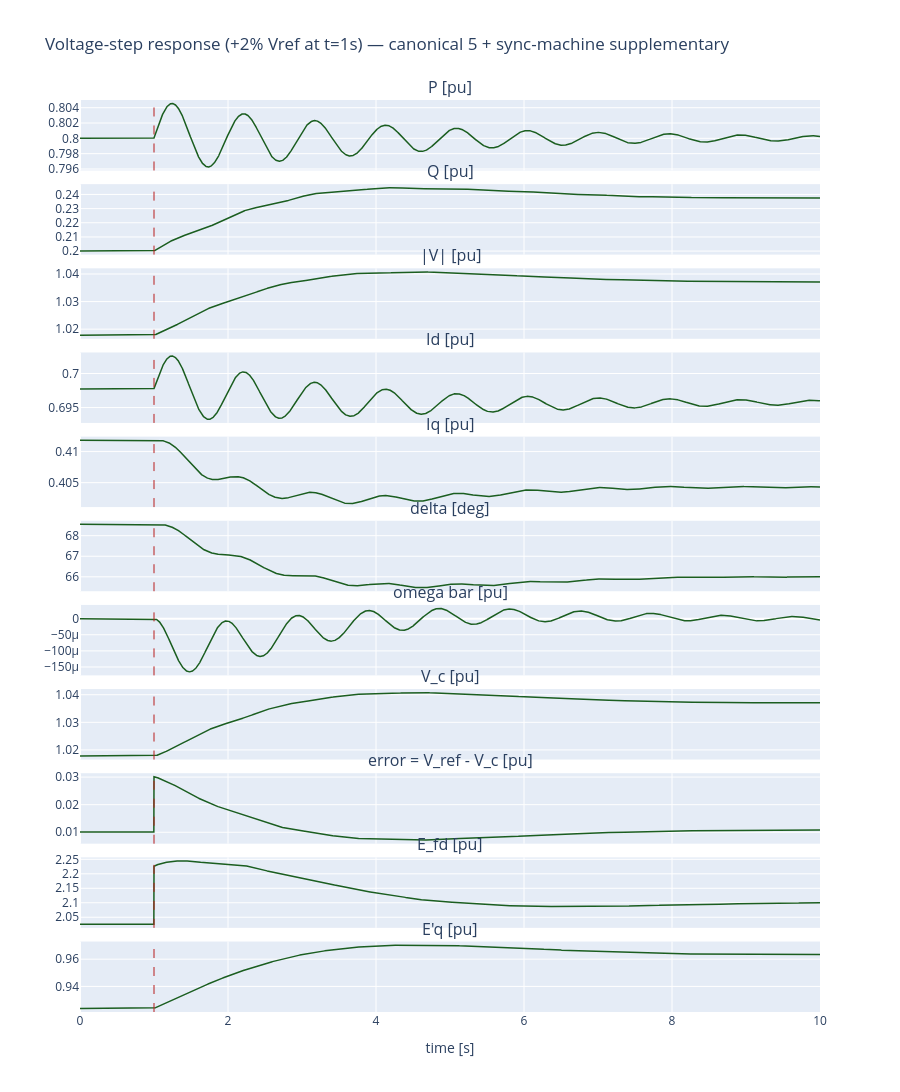

Notebook code cell kept with this figure:
### Code cell
# Plot canonical 5 (P, Q, |V|, Id, Iq) + supplementary synchronous-machine
# traces (delta, omega, Vc, error, Efd, E'q).
t = res_step.t
panels = [
    ('P [pu]',        res_step.traces['P']),
    ('Q [pu]',        res_step.traces['Q']),
    ('|V| [pu]',      res_step.traces['|V|']),
    ('Id [pu]',       res_step.traces['Id']),
    ('Iq [pu]',       res_step.traces['Iq']),
    ('delta [deg]',   np.degrees(res_step.traces['delta'])),
    ('omega bar [pu]', res_step.traces['omega']),
    ('V_c [pu]',      res_step.traces['Vc']),
    ('error = V_ref - V_c [pu]', res_step.traces['error']),
    ('E_fd [pu]',     res_step.traces['Efd']),
    ("E'q [pu]",      res_step.traces['Eqp']),
]
fig = make_subplots(rows=len(panels), cols=1, shared_xaxes=True,
                    vertical_spacing=0.015,
                    subplot_titles=[p[0] for p in panels])
for i, (label, arr) in enumerate(panels, start=1):
    fig.add_trace(go.Scatter(x=t, y=arr, mode='lines',
                             line=dict(color='#1B5E20', width=1.5),
                             showlegend=False), row=i, col=1)
    fig.add_vline(x=1.0, line=dict(color='#B71C1C', dash='dash', width=1),
                  row=i, col=1)
fig.update_xaxes(title_text='time [s]', row=len(panels), col=1)
fig.update_layout(height=140 * len(panels), width=900,
                  title='Voltage-step response (+2% Vref at t=1s) — canonical 5 + sync-machine supplementary')
fig.show()

# Print headline numbers.
i_pre = int(t.searchsorted(0.99))
i_end = -1
print(f'\nVoltage-step headline numbers:')
print(f'  Pre-step  |V_t| = {res_step.traces["|V|"][i_pre]:.4f} pu')
print(f'  Final     |V_t| = {res_step.traces["|V|"][i_end]:.4f} pu '
      f'(delta = {res_step.traces["|V|"][i_end] - res_step.traces["|V|"][i_pre]:+.4f} pu)')
print(f'  Pre-step  E_fd  = {res_step.traces["Efd"][i_pre]:.4f} pu')
print(f'  Peak      E_fd  = {res_step.traces["Efd"][int(t.searchsorted(1.0)):].max():.4f} pu')
print(f'  Final     E_fd  = {res_step.traces["Efd"][i_end]:.4f} pu '
      f'(delta = {res_step.traces["Efd"][i_end] - res_step.traces["Efd"][i_pre]:+.4f} pu)')
print(f'  Time to |V_t| peak from step: ~{t[int(t.searchsorted(1.0)) + int(np.argmax(res_step.traces["|V|"][int(t.searchsorted(1.0)):]))] - 1.0:.2f} s')
print(f'  Dominant closed-loop time constant: T_d0_prime = {GENROU().params["Tdo_p"]:.1f} s')

### Figure 1 — Plotly figure (JSON) as saved in the notebook; plotly's stock layout.template omitted (floating-point values rounded to 4 significant figures; data arrays with more than 128 entries replaced by an {"elided": "..."} marker saying what was removed)
{"data": [{"line": {"color": "#1B5E20", "width": 1.5}, "mode": "lines", "showlegend": false, "type": "scatter", "x": {"elided": "5001 float values"}, "xaxis": "x", "y": {"elided": "5001 float values"}, "yaxis": "y"}, {"line": {"color": "#1B5E20", "width": 1.5}, "mode": "lines", "showlegend": false, "type": "scatter", "x": {"elided": "5001 float values"}, "xaxis": "x2", "y": {"elided": "5001 float values"}, "yaxis": "y2"}, {"line": {"color": "#1B5E20", "width": 1.5}, "mode": "lines", "showlegend": false, "type": "scatter", "x": {"elided": "5001 float values"}, "xaxis": "x3", "y": {"elided": "5001 float values"}, "yaxis": "y3"}, {"line": {"color": "#1B5E20", "width": 1.5}, "mode": "lines", "showlegend": false, "type": "scatter", "x": {"elided": "5001 float values"}, "xaxis": "x4", "y": {"elided": "5001 float values"}, "yaxis": "y4"}, {"line": {"color": "#1B5E20", "width": 1.5}, "mode": "lines", "showlegend": false, "type": "scatter", "x": {"elided": "5001 float values"}, "xaxis": "x5", "y": {"elided": "5001 float values"}, "yaxis": "y5"}, {"line": {"color": "#1B5E20", "width": 1.5}, "mode": "lines", "showlegend": false, "type": "scatter", "x": {"elided": "5001 float values"}, "xaxis": "x6", "y": {"elided": "5001 float values"}, "yaxis": "y6"}, {"line": {"color": "#1B5E20", "width": 1.5}, "mode": "lines", "showlegend": false, "type": "scatter", "x": {"elided": "5001 float values"}, "xaxis": "x7", "y": {"elided": "5001 float values"}, "yaxis": "y7"}, {"line": {"color": "#1B5E20", "width": 1.5}, "mode": "lines", "showlegend": false, "type": "scatter", "x": {"elided": "5001 float values"}, "xaxis": "x8", "y": {"elided": "5001 float values"}, "yaxis": "y8"}, {"line": {"color": "#1B5E20", "width": 1.5}, "mode": "lines", "showlegend": false, "type": "scatter", "x": {"elided": "5001 float values"}, "xaxis": "x9", "y": {"elided": "5001 float values"}, "yaxis": "y9"}, {"line": {"color": "#1B5E20", "width": 1.5}, "mode": "lines", "showlegend": false, "type": "scatter", "x": {"elided": "5001 float values"}, "xaxis": "x10", "y": {"elided": "5001 float values"}, "yaxis": "y10"}, {"line": {"color": "#1B5E20", "width": 1.5}, "mode": "lines", "showlegend": false, "type": "scatter", "x": {"elided": "5001 float values"}, "xaxis": "x11", "y": {"elided": "5001 float values"}, "yaxis": "y11"}], "layout": {"annotations": [{"font": {"size": 16}, "showarrow": false, "text": "P [pu]", "x": 0.5, "xanchor": "center", "xref": "paper", "y": 1.0, "yanchor": "bottom", "yref": "paper"}, {"font": {"size": 16}, "showarrow": false, "text": "Q [pu]", "x": 0.5, "xanchor": "center", "xref": "paper", "y": 0.9077, "yanchor": "bottom", "yref": "paper"}, {"font": {"size": 16}, "showarrow": false, "text": "|V| [pu]", "x": 0.5, "xanchor": "center", "xref": "paper", "y": 0.8155, "yanchor": "bottom", "yref": "paper"}, {"font": {"size": 16}, "showarrow": false, "text": "Id [pu]", "x": 0.5, "xanchor": "center", "xref": "paper", "y": 0.7232, "yanchor": "bottom", "yref": "paper"}, {"font": {"size": 16}, "showarrow": false, "text": "Iq [pu]", "x": 0.5, "xanchor": "center", "xref": "paper", "y": 0.6309, "yanchor": "bottom", "yref": "paper"}, {"font": {"size": 16}, "showarrow": false, "text": "delta [deg]", "x": 0.5, "xanchor": "center", "xref": "paper", "y": 0.5386, "yanchor": "bottom", "yref": "paper"}, {"font": {"size": 16}, "showarrow": false, "text": "omega bar [pu]", "x": 0.5, "xanchor": "center", "xref": "paper", "y": 0.4464, "yanchor": "bottom", "yref": "paper"}, {"font": {"size": 16}, "showarrow": false, "text": "V_c [pu]", "x": 0.5, "xanchor": "center", "xref": "paper", "y": 0.3541, "yanchor": "bottom", "yref": "paper"}, {"font": {"size": 16}, "showarrow": false, "text": "error = V_ref - V_c [pu]", "x": 0.5, "xanchor": "center", "xref": "paper", "y": 0.2618, "yanchor": "bottom", "yref": "paper"}, {"font": {"size": 16}, "showarrow": false, "text": "E_fd [pu]", "x": 0.5, "xanchor": "center", "xref": "paper", "y": 0.1695, "yanchor": "bottom", "yref": "paper"}, {"font": {"size": 16}, "showarrow": false, "text": "E'q [pu]", "x": 0.5, "xanchor": "center", "xref": "paper", "y": 0.07727, "yanchor": "bottom", "yref": "paper"}], "height": 1540, "shapes": [{"line": {"color": "#B71C1C", "dash": "dash", "width": 1}, "type": "line", "x0": 1.0, "x1": 1.0, "xref": "x", "y0": 0, "y1": 1, "yref": "y domain"}, {"line": {"color": "#B71C1C", "dash": "dash", "width": 1}, "type": "line", "x0": 1.0, "x1": 1.0, "xref": "x2", "y0": 0, "y1": 1, "yref": "y2 domain"}, {"line": {"color": "#B71C1C", "dash": "dash", "width": 1}, "type": "line", "x0": 1.0, "x1": 1.0, "xref": "x3", "y0": 0, "y1": 1, "yref": "y3 domain"}, {"line": {"color": "#B71C1C", "dash": "dash", "width": 1}, "type": "line", "x0": 1.0, "x1": 1.0, "xref": "x4", "y0": 0, "y1": 1, "yref": "y4 domain"}, {"line": {"color": "#B71C1C", "dash": "dash", "width": 1}, "type": "line", "x0": 1.0, "x1": 1.0, "xref": "x5", "y0": 0, "y1": 1, "yref": "y5 domain"}, {"line": {"color": "#B71C1C", "dash": "dash", "width": 1}, "type": "line", "x0": 1.0, "x1": 1.0, "xref": "x6", "y0": 0, "y1": 1, "yref": "y6 domain"}, {"line": {"color": "#B71C1C", "dash": "dash", "width": 1}, "type": "line", "x0": 1.0, "x1": 1.0, "xref": "x7", "y0": 0, "y1": 1, "yref": "y7 domain"}, {"line": {"color": "#B71C1C", "dash": "dash", "width": 1}, "type": "line", "x0": 1.0, "x1": 1.0, "xref": "x8", "y0": 0, "y1": 1, "yref": "y8 domain"}, {"line": {"color": "#B71C1C", "dash": "dash", "width": 1}, "type": "line", "x0": 1.0, "x1": 1.0, "xref": "x9", "y0": 0, "y1": 1, "yref": "y9 domain"}, {"line": {"color": "#B71C1C", "dash": "dash", "width": 1}, "type": "line", "x0": 1.0, "x1": 1.0, "xref": "x10", "y0": 0, "y1": 1, "yref": "y10 domain"}, {"line": {"color": "#B71C1C", "dash": "dash", "width": 1}, "type": "line", "x0": 1.0, "x1": 1.0, "xref": "x11", "y0": 0, "y1": 1, "yref": "y11 domain"}], "title": {"text": "Voltage-step response (+2% Vref at t=1s) — canonical 5 + sync-machine supplementary"}, "width": 900, "xaxis": {"anchor": "y", "domain": [0.0, 1.0], "matches": "x11", "showticklabels": false}, "xaxis10": {"anchor": "y10", "domain": [0.0, 1.0], "matches": "x11", "showticklabels": false}, "xaxis11": {"anchor": "y11", "domain": [0.0, 1.0], "title": {"text": "time [s]"}}, "xaxis2": {"anchor": "y2", "domain": [0.0, 1.0], "matches": "x11", "showticklabels": false}, "xaxis3": {"anchor": "y3", "domain": [0.0, 1.0], "matches": "x11", "showticklabels": false}, "xaxis4": {"anchor": "y4", "domain": [0.0, 1.0], "matches": "x11", "showticklabels": false}, "xaxis5": {"anchor": "y5", "domain": [0.0, 1.0], "matches": "x11", "showticklabels": false}, "xaxis6": {"anchor": "y6", "domain": [0.0, 1.0], "matches": "x11", "showticklabels": false}, "xaxis7": {"anchor": "y7", "domain": [0.0, 1.0], "matches": "x11", "showticklabels": false}, "xaxis8": {"anchor": "y8", "domain": [0.0, 1.0], "matches": "x11", "showticklabels": false}, "xaxis9": {"anchor": "y9", "domain": [0.0, 1.0], "matches": "x11", "showticklabels": false}, "yaxis": {"anchor": "x", "domain": [0.9227, 1.0]}, "yaxis10": {"anchor": "x10", "domain": [0.09227, 0.1695]}, "yaxis11": {"anchor": "x11", "domain": [0.0, 0.07727]}, "yaxis2": {"anchor": "x2", "domain": [0.8305, 0.9077]}, "yaxis3": {"anchor": "x3", "domain": [0.7382, 0.8155]}, "yaxis4": {"anchor": "x4", "domain": [0.6459, 0.7232]}, "yaxis5": {"anchor": "x5", "domain": [0.5536, 0.6309]}, "yaxis6": {"anchor": "x6", "domain": [0.4614, 0.5386]}, "yaxis7": {"anchor": "x7", "domain": [0.3691, 0.4464]}, "yaxis8": {"anchor": "x8", "domain": [0.2768, 0.3541]}, "yaxis9": {"anchor": "x9", "domain": [0.1845, 0.2618]}}}
